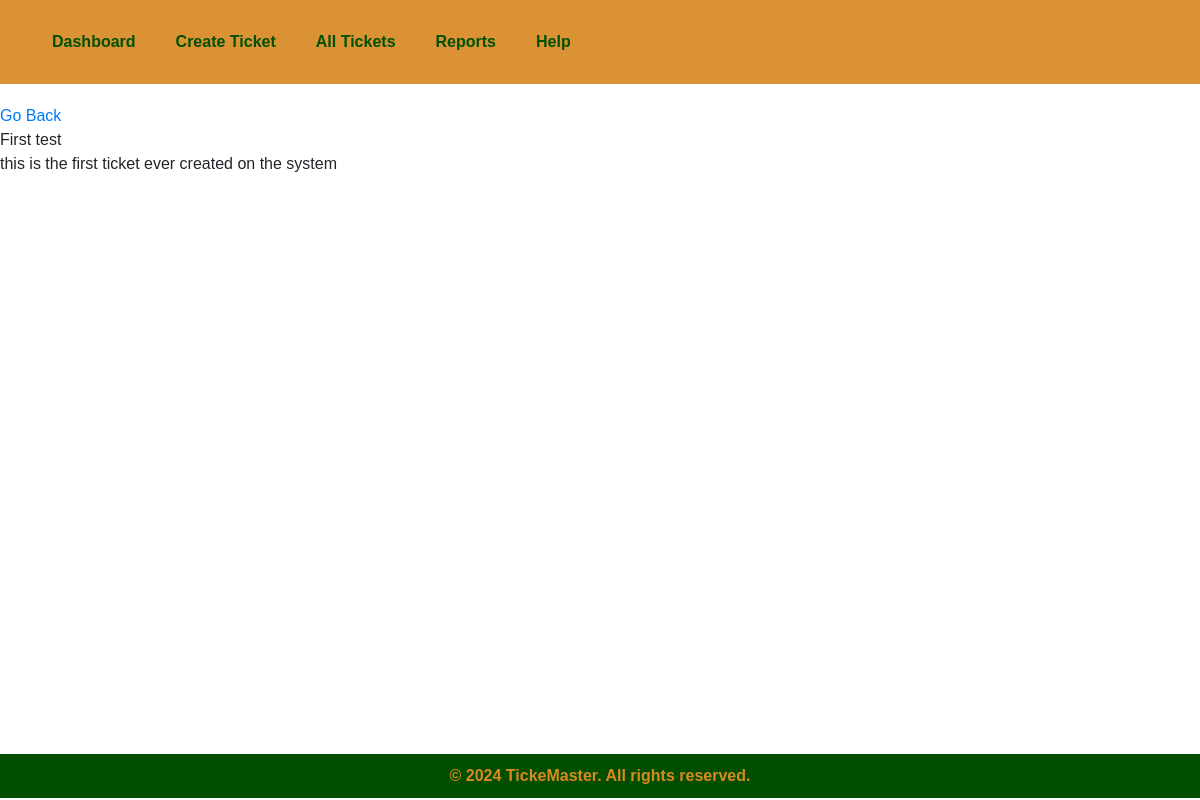
/detail/1, run on the app's committed database.
### tickets/models.py (models this page shows)
class Post(models.Model):
    title = models.CharField(max_length=200)
    priority = models.IntegerField(choices=PostPriority, null=True, blank=True)
    content = models.TextField()
    created_at = models.DateTimeField(auto_now_add=True)

### tickets/views.py (the view)
# urls.py: path('detail/<int:pk>', PostDetail.as_view(), name="detail")
class PostDetail(DetailView):
    model = Post
    template_name = "tickets/detail.html"
    context_object_name = 'post'
    def get_queryset(self):
        queryset = super().get_queryset()
        return queryset

### tickets/templates/tickets/detail.html (shortened to what this page needs)
{% extends 'base.html' %}
{% block content %}
<div class="detail">
    <div>
        <a class="button1" href="{% url 'list' %}" class="btn-primary">Go Back</a>
    </div>
    <hi>{{ post.title }}</hi>
    <p>
        {{post.content}}
    </p>
</div>
{% endblock %}

### static/css/base.css (style rules this page uses)
body { font-family: Arial, sans-serif; }

### data on the page
Post: title "First test", content "this is the first ticket ever created on the system"
